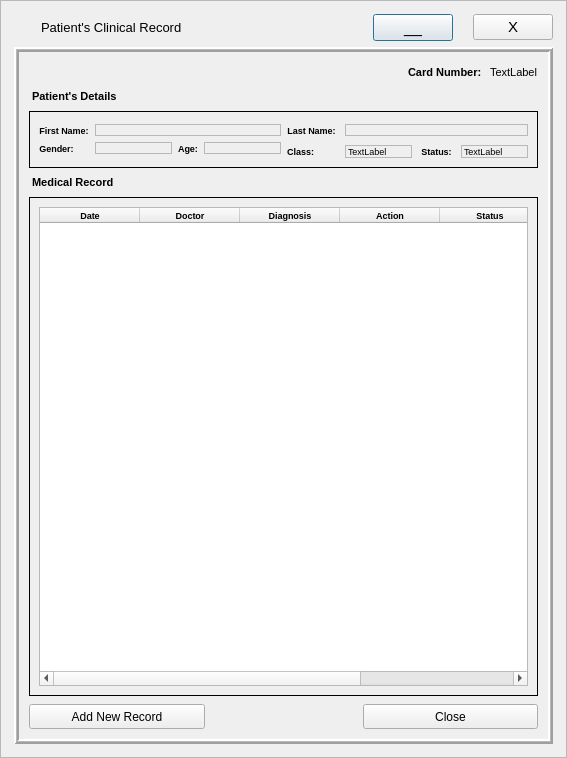
<?xml version="1.0" encoding="UTF-8"?>
<ui version="4.0">
 <class>ClinicalRecord</class>
 <widget class="QDialog" name="ClinicalRecord">
  <property name="geometry">
   <rect>
    <x>0</x>
    <y>0</y>
    <width>567</width>
    <height>758</height>
   </rect>
  </property>
  <property name="sizePolicy">
   <sizepolicy hsizetype="Fixed" vsizetype="Fixed">
    <horstretch>0</horstretch>
    <verstretch>0</verstretch>
   </sizepolicy>
  </property>
  <property name="windowTitle">
   <string>Patient's Record</string>
  </property>
  <layout class="QGridLayout" name="gridLayout">
   <property name="leftMargin">
    <number>0</number>
   </property>
   <property name="topMargin">
    <number>0</number>
   </property>
   <property name="rightMargin">
    <number>0</number>
   </property>
   <property name="bottomMargin">
    <number>0</number>
   </property>
   <property name="spacing">
    <number>0</number>
   </property>
   <item row="0" column="0">
    <widget class="QFrame" name="bgflayer">
     <property name="sizePolicy">
      <sizepolicy hsizetype="Preferred" vsizetype="Preferred">
       <horstretch>0</horstretch>
       <verstretch>0</verstretch>
      </sizepolicy>
     </property>
     <property name="cursor">
      <cursorShape>ArrowCursor</cursorShape>
     </property>
     <property name="mouseTracking">
      <bool>true</bool>
     </property>
     <property name="tabletTracking">
      <bool>true</bool>
     </property>
     <property name="focusPolicy">
      <enum>Qt::StrongFocus</enum>
     </property>
     <property name="autoFillBackground">
      <bool>false</bool>
     </property>
     <property name="frameShape">
      <enum>QFrame::StyledPanel</enum>
     </property>
     <property name="frameShadow">
      <enum>QFrame::Raised</enum>
     </property>
     <property name="lineWidth">
      <number>2</number>
     </property>
     <layout class="QVBoxLayout" name="verticalLayout">
      <property name="leftMargin">
       <number>13</number>
      </property>
      <property name="topMargin">
       <number>13</number>
      </property>
      <property name="rightMargin">
       <number>13</number>
      </property>
      <property name="bottomMargin">
       <number>13</number>
      </property>
      <item>
       <layout class="QHBoxLayout" name="horizontalLayout_2">
        <property name="spacing">
         <number>20</number>
        </property>
        <property name="leftMargin">
         <number>0</number>
        </property>
        <property name="rightMargin">
         <number>0</number>
        </property>
        <item>
         <widget class="QLabel" name="logo">
          <property name="text">
           <string/>
          </property>
          <property name="pixmap">
           <pixmap>_ui/Sefa logo2.png</pixmap>
          </property>
          <property name="scaledContents">
           <bool>true</bool>
          </property>
         </widget>
        </item>
        <item>
         <widget class="QLabel" name="bgflbl">
          <property name="sizePolicy">
           <sizepolicy hsizetype="Expanding" vsizetype="Preferred">
            <horstretch>0</horstretch>
            <verstretch>0</verstretch>
           </sizepolicy>
          </property>
          <property name="font">
           <font>
            <family>MS Shell Dlg 2</family>
            <pointsize>10</pointsize>
            <weight>50</weight>
            <bold>false</bold>
            <underline>false</underline>
           </font>
          </property>
          <property name="toolTip">
           <string>&lt;html&gt;&lt;head/&gt;&lt;body&gt;&lt;p&gt;Title: Clinical Records&lt;/p&gt;&lt;/body&gt;&lt;/html&gt;</string>
          </property>
          <property name="text">
           <string>Patient's Clinical Record</string>
          </property>
          <property name="alignment">
           <set>Qt::AlignLeading|Qt::AlignLeft|Qt::AlignVCenter</set>
          </property>
          <property name="margin">
           <number>5</number>
          </property>
         </widget>
        </item>
        <item>
         <widget class="QPushButton" name="miniBtn">
          <property name="font">
           <font>
            <family>Tahoma</family>
            <pointsize>12</pointsize>
           </font>
          </property>
          <property name="cursor">
           <cursorShape>PointingHandCursor</cursorShape>
          </property>
          <property name="toolTip">
           <string>&lt;html&gt;&lt;head/&gt;&lt;body&gt;&lt;p&gt;Click to minimize window&lt;/p&gt;&lt;/body&gt;&lt;/html&gt;</string>
          </property>
          <property name="autoFillBackground">
           <bool>true</bool>
          </property>
          <property name="text">
           <string>__</string>
          </property>
          <property name="flat">
           <bool>false</bool>
          </property>
         </widget>
        </item>
        <item>
         <widget class="QPushButton" name="exitBtn">
          <property name="font">
           <font>
            <family>Tahoma</family>
            <pointsize>11</pointsize>
           </font>
          </property>
          <property name="cursor">
           <cursorShape>PointingHandCursor</cursorShape>
          </property>
          <property name="mouseTracking">
           <bool>true</bool>
          </property>
          <property name="tabletTracking">
           <bool>true</bool>
          </property>
          <property name="toolTip">
           <string>&lt;html&gt;&lt;head/&gt;&lt;body&gt;&lt;p&gt;Click to exit app&lt;/p&gt;&lt;/body&gt;&lt;/html&gt;</string>
          </property>
          <property name="layoutDirection">
           <enum>Qt::LeftToRight</enum>
          </property>
          <property name="autoFillBackground">
           <bool>true</bool>
          </property>
          <property name="text">
           <string>X</string>
          </property>
          <property name="autoDefault">
           <bool>false</bool>
          </property>
          <property name="flat">
           <bool>false</bool>
          </property>
         </widget>
        </item>
       </layout>
      </item>
      <item>
       <widget class="QFrame" name="bgLayer">
        <property name="autoFillBackground">
         <bool>true</bool>
        </property>
        <property name="frameShape">
         <enum>QFrame::Box</enum>
        </property>
        <property name="frameShadow">
         <enum>QFrame::Raised</enum>
        </property>
        <property name="lineWidth">
         <number>2</number>
        </property>
        <property name="midLineWidth">
         <number>1</number>
        </property>
        <layout class="QVBoxLayout" name="verticalLayout_2">
         <property name="spacing">
          <number>8</number>
         </property>
         <property name="leftMargin">
          <number>10</number>
         </property>
         <property name="topMargin">
          <number>10</number>
         </property>
         <property name="rightMargin">
          <number>10</number>
         </property>
         <property name="bottomMargin">
          <number>10</number>
         </property>
         <item>
          <layout class="QHBoxLayout" name="horizontalLayout_5">
           <item>
            <spacer name="horizontalSpacer">
             <property name="orientation">
              <enum>Qt::Horizontal</enum>
             </property>
             <property name="sizeHint" stdset="0">
              <size>
               <width>40</width>
               <height>20</height>
              </size>
             </property>
            </spacer>
           </item>
           <item>
            <widget class="QLabel" name="label_10">
             <property name="font">
              <font>
               <family>Tahoma</family>
               <pointsize>8</pointsize>
               <weight>75</weight>
               <bold>true</bold>
              </font>
             </property>
             <property name="autoFillBackground">
              <bool>false</bool>
             </property>
             <property name="text">
              <string>Card Number:</string>
             </property>
            </widget>
           </item>
           <item>
            <widget class="QLabel" name="cardNum">
             <property name="font">
              <font>
               <family>Tahoma</family>
               <pointsize>8</pointsize>
              </font>
             </property>
             <property name="text">
              <string>TextLabel</string>
             </property>
            </widget>
           </item>
          </layout>
         </item>
         <item>
          <widget class="QLabel" name="label_4">
           <property name="font">
            <font>
             <family>MS Shell Dlg 2</family>
             <pointsize>8</pointsize>
             <weight>75</weight>
             <bold>true</bold>
            </font>
           </property>
           <property name="autoFillBackground">
            <bool>false</bool>
           </property>
           <property name="text">
            <string> Patient's Details</string>
           </property>
          </widget>
         </item>
         <item>
          <widget class="QFrame" name="frame_3">
           <property name="autoFillBackground">
            <bool>false</bool>
           </property>
           <property name="frameShape">
            <enum>QFrame::Panel</enum>
           </property>
           <property name="frameShadow">
            <enum>QFrame::Plain</enum>
           </property>
           <property name="lineWidth">
            <number>1</number>
           </property>
           <layout class="QHBoxLayout" name="horizontalLayout">
            <item>
             <layout class="QFormLayout" name="formLayout_2">
              <property name="topMargin">
               <number>3</number>
              </property>
              <item row="0" column="0">
               <widget class="QLabel" name="label_8">
                <property name="font">
                 <font>
                  <family>Tahoma</family>
                  <pointsize>7</pointsize>
                  <weight>75</weight>
                  <bold>true</bold>
                 </font>
                </property>
                <property name="text">
                 <string>First Name:</string>
                </property>
                <property name="alignment">
                 <set>Qt::AlignCenter</set>
                </property>
                <property name="wordWrap">
                 <bool>true</bool>
                </property>
                <property name="margin">
                 <number>6</number>
                </property>
               </widget>
              </item>
              <item row="0" column="1">
               <widget class="QLabel" name="fname">
                <property name="sizePolicy">
                 <sizepolicy hsizetype="Expanding" vsizetype="Preferred">
                  <horstretch>0</horstretch>
                  <verstretch>0</verstretch>
                 </sizepolicy>
                </property>
                <property name="font">
                 <font>
                  <family>Tahoma</family>
                  <pointsize>7</pointsize>
                 </font>
                </property>
                <property name="focusPolicy">
                 <enum>Qt::StrongFocus</enum>
                </property>
                <property name="autoFillBackground">
                 <bool>false</bool>
                </property>
                <property name="frameShape">
                 <enum>QFrame::StyledPanel</enum>
                </property>
                <property name="text">
                 <string/>
                </property>
                <property name="margin">
                 <number>2</number>
                </property>
               </widget>
              </item>
              <item row="1" column="0">
               <widget class="QLabel" name="label_5">
                <property name="font">
                 <font>
                  <family>Tahoma</family>
                  <pointsize>7</pointsize>
                  <weight>75</weight>
                  <bold>true</bold>
                 </font>
                </property>
                <property name="text">
                 <string>Gender:</string>
                </property>
                <property name="alignment">
                 <set>Qt::AlignCenter</set>
                </property>
                <property name="wordWrap">
                 <bool>true</bool>
                </property>
                <property name="margin">
                 <number>6</number>
                </property>
                <property name="indent">
                 <number>2</number>
                </property>
                <property name="openExternalLinks">
                 <bool>false</bool>
                </property>
               </widget>
              </item>
              <item row="1" column="1">
               <layout class="QHBoxLayout" name="horizontalLayout_4">
                <item>
                 <widget class="QLabel" name="gender">
                  <property name="sizePolicy">
                   <sizepolicy hsizetype="Expanding" vsizetype="Preferred">
                    <horstretch>0</horstretch>
                    <verstretch>0</verstretch>
                   </sizepolicy>
                  </property>
                  <property name="font">
                   <font>
                    <family>Tahoma</family>
                    <pointsize>7</pointsize>
                   </font>
                  </property>
                  <property name="autoFillBackground">
                   <bool>false</bool>
                  </property>
                  <property name="frameShape">
                   <enum>QFrame::StyledPanel</enum>
                  </property>
                  <property name="text">
                   <string/>
                  </property>
                  <property name="margin">
                   <number>2</number>
                  </property>
                 </widget>
                </item>
                <item>
                 <widget class="QLabel" name="label_6">
                  <property name="font">
                   <font>
                    <family>Tahoma</family>
                    <pointsize>7</pointsize>
                    <weight>75</weight>
                    <bold>true</bold>
                   </font>
                  </property>
                  <property name="text">
                   <string>Age:</string>
                  </property>
                  <property name="alignment">
                   <set>Qt::AlignCenter</set>
                  </property>
                  <property name="wordWrap">
                   <bool>true</bool>
                  </property>
                  <property name="margin">
                   <number>6</number>
                  </property>
                 </widget>
                </item>
                <item>
                 <widget class="QLabel" name="age">
                  <property name="sizePolicy">
                   <sizepolicy hsizetype="Expanding" vsizetype="Preferred">
                    <horstretch>0</horstretch>
                    <verstretch>0</verstretch>
                   </sizepolicy>
                  </property>
                  <property name="font">
                   <font>
                    <family>Tahoma</family>
                    <pointsize>7</pointsize>
                   </font>
                  </property>
                  <property name="autoFillBackground">
                   <bool>false</bool>
                  </property>
                  <property name="frameShape">
                   <enum>QFrame::StyledPanel</enum>
                  </property>
                  <property name="text">
                   <string/>
                  </property>
                  <property name="margin">
                   <number>2</number>
                  </property>
                 </widget>
                </item>
               </layout>
              </item>
             </layout>
            </item>
            <item>
             <layout class="QFormLayout" name="formLayout">
              <property name="horizontalSpacing">
               <number>9</number>
              </property>
              <property name="verticalSpacing">
               <number>9</number>
              </property>
              <property name="topMargin">
               <number>3</number>
              </property>
              <item row="0" column="0">
               <widget class="QLabel" name="label_9">
                <property name="font">
                 <font>
                  <family>Tahoma</family>
                  <pointsize>7</pointsize>
                  <weight>75</weight>
                  <bold>true</bold>
                 </font>
                </property>
                <property name="text">
                 <string>Last Name:</string>
                </property>
                <property name="alignment">
                 <set>Qt::AlignCenter</set>
                </property>
                <property name="wordWrap">
                 <bool>true</bool>
                </property>
                <property name="margin">
                 <number>6</number>
                </property>
               </widget>
              </item>
              <item row="0" column="1">
               <widget class="QLabel" name="lname">
                <property name="sizePolicy">
                 <sizepolicy hsizetype="Expanding" vsizetype="Preferred">
                  <horstretch>0</horstretch>
                  <verstretch>0</verstretch>
                 </sizepolicy>
                </property>
                <property name="font">
                 <font>
                  <family>Tahoma</family>
                  <pointsize>7</pointsize>
                 </font>
                </property>
                <property name="autoFillBackground">
                 <bool>false</bool>
                </property>
                <property name="frameShape">
                 <enum>QFrame::StyledPanel</enum>
                </property>
                <property name="text">
                 <string/>
                </property>
                <property name="margin">
                 <number>2</number>
                </property>
               </widget>
              </item>
              <item row="1" column="0">
               <widget class="QLabel" name="label_7">
                <property name="font">
                 <font>
                  <family>Tahoma</family>
                  <pointsize>7</pointsize>
                  <weight>75</weight>
                  <bold>true</bold>
                 </font>
                </property>
                <property name="text">
                 <string>Class:</string>
                </property>
                <property name="alignment">
                 <set>Qt::AlignCenter</set>
                </property>
                <property name="wordWrap">
                 <bool>true</bool>
                </property>
                <property name="margin">
                 <number>6</number>
                </property>
               </widget>
              </item>
              <item row="1" column="1">
               <layout class="QHBoxLayout" name="horizontalLayout_7">
                <item>
                 <widget class="QLabel" name="pclass">
                  <property name="sizePolicy">
                   <sizepolicy hsizetype="Expanding" vsizetype="Preferred">
                    <horstretch>0</horstretch>
                    <verstretch>0</verstretch>
                   </sizepolicy>
                  </property>
                  <property name="font">
                   <font>
                    <family>Tahoma</family>
                    <pointsize>7</pointsize>
                   </font>
                  </property>
                  <property name="autoFillBackground">
                   <bool>false</bool>
                  </property>
                  <property name="frameShape">
                   <enum>QFrame::StyledPanel</enum>
                  </property>
                  <property name="text">
                   <string>TextLabel</string>
                  </property>
                  <property name="margin">
                   <number>2</number>
                  </property>
                 </widget>
                </item>
                <item>
                 <widget class="QLabel" name="label_2">
                  <property name="sizePolicy">
                   <sizepolicy hsizetype="Preferred" vsizetype="Preferred">
                    <horstretch>0</horstretch>
                    <verstretch>0</verstretch>
                   </sizepolicy>
                  </property>
                  <property name="font">
                   <font>
                    <family>Tahoma</family>
                    <pointsize>7</pointsize>
                    <weight>75</weight>
                    <bold>true</bold>
                   </font>
                  </property>
                  <property name="text">
                   <string>Status:</string>
                  </property>
                  <property name="alignment">
                   <set>Qt::AlignCenter</set>
                  </property>
                  <property name="margin">
                   <number>0</number>
                  </property>
                 </widget>
                </item>
                <item>
                 <widget class="QLabel" name="status">
                  <property name="sizePolicy">
                   <sizepolicy hsizetype="Expanding" vsizetype="Preferred">
                    <horstretch>0</horstretch>
                    <verstretch>0</verstretch>
                   </sizepolicy>
                  </property>
                  <property name="font">
                   <font>
                    <family>Tahoma</family>
                    <pointsize>7</pointsize>
                   </font>
                  </property>
                  <property name="autoFillBackground">
                   <bool>false</bool>
                  </property>
                  <property name="frameShape">
                   <enum>QFrame::StyledPanel</enum>
                  </property>
                  <property name="text">
                   <string>TextLabel</string>
                  </property>
                  <property name="margin">
                   <number>2</number>
                  </property>
                 </widget>
                </item>
               </layout>
              </item>
             </layout>
            </item>
           </layout>
          </widget>
         </item>
         <item>
          <widget class="QLabel" name="label_3">
           <property name="font">
            <font>
             <family>MS Shell Dlg 2</family>
             <pointsize>8</pointsize>
             <weight>75</weight>
             <bold>true</bold>
            </font>
           </property>
           <property name="autoFillBackground">
            <bool>false</bool>
           </property>
           <property name="text">
            <string> Medical Record</string>
           </property>
          </widget>
         </item>
         <item>
          <widget class="QFrame" name="bgftable">
           <property name="font">
            <font>
             <family>MS Shell Dlg 2</family>
             <pointsize>8</pointsize>
             <weight>75</weight>
             <bold>true</bold>
            </font>
           </property>
           <property name="autoFillBackground">
            <bool>false</bool>
           </property>
           <property name="frameShape">
            <enum>QFrame::Panel</enum>
           </property>
           <property name="frameShadow">
            <enum>QFrame::Plain</enum>
           </property>
           <property name="lineWidth">
            <number>1</number>
           </property>
           <layout class="QGridLayout" name="gridLayout_2">
            <item row="1" column="0">
             <widget class="QTableWidget" name="table">
              <property name="font">
               <font>
                <family>Segoe UI</family>
                <pointsize>7</pointsize>
                <weight>75</weight>
                <bold>true</bold>
               </font>
              </property>
              <property name="mouseTracking">
               <bool>true</bool>
              </property>
              <property name="tabletTracking">
               <bool>true</bool>
              </property>
              <property name="autoFillBackground">
               <bool>true</bool>
              </property>
              <property name="frameShape">
               <enum>QFrame::StyledPanel</enum>
              </property>
              <property name="frameShadow">
               <enum>QFrame::Plain</enum>
              </property>
              <property name="lineWidth">
               <number>1</number>
              </property>
              <property name="midLineWidth">
               <number>0</number>
              </property>
              <property name="autoScrollMargin">
               <number>36</number>
              </property>
              <property name="editTriggers">
               <set>QAbstractItemView::NoEditTriggers</set>
              </property>
              <property name="alternatingRowColors">
               <bool>true</bool>
              </property>
              <property name="selectionMode">
               <enum>QAbstractItemView::SingleSelection</enum>
              </property>
              <property name="selectionBehavior">
               <enum>QAbstractItemView::SelectRows</enum>
              </property>
              <property name="textElideMode">
               <enum>Qt::ElideMiddle</enum>
              </property>
              <property name="horizontalScrollMode">
               <enum>QAbstractItemView::ScrollPerItem</enum>
              </property>
              <property name="wordWrap">
               <bool>true</bool>
              </property>
              <property name="cornerButtonEnabled">
               <bool>true</bool>
              </property>
              <property name="rowCount">
               <number>0</number>
              </property>
              <property name="columnCount">
               <number>6</number>
              </property>
              <attribute name="horizontalHeaderVisible">
               <bool>true</bool>
              </attribute>
              <attribute name="horizontalHeaderCascadingSectionResizes">
               <bool>true</bool>
              </attribute>
              <attribute name="horizontalHeaderShowSortIndicator" stdset="0">
               <bool>true</bool>
              </attribute>
              <attribute name="horizontalHeaderStretchLastSection">
               <bool>true</bool>
              </attribute>
              <attribute name="verticalHeaderVisible">
               <bool>true</bool>
              </attribute>
              <attribute name="verticalHeaderCascadingSectionResizes">
               <bool>true</bool>
              </attribute>
              <attribute name="verticalHeaderShowSortIndicator" stdset="0">
               <bool>true</bool>
              </attribute>
              <attribute name="verticalHeaderStretchLastSection">
               <bool>false</bool>
              </attribute>
              <column>
               <property name="text">
                <string>Date</string>
               </property>
              </column>
              <column>
               <property name="text">
                <string>Doctor</string>
               </property>
              </column>
              <column>
               <property name="text">
                <string>Diagnosis</string>
               </property>
              </column>
              <column>
               <property name="text">
                <string>Action</string>
               </property>
              </column>
              <column>
               <property name="text">
                <string>Status</string>
               </property>
              </column>
              <column>
               <property name="text">
                <string/>
               </property>
              </column>
             </widget>
            </item>
           </layout>
          </widget>
         </item>
         <item>
          <layout class="QHBoxLayout" name="horizontalLayout_3">
           <item>
            <widget class="QPushButton" name="addNewBtn">
             <property name="minimumSize">
              <size>
               <width>50</width>
               <height>25</height>
              </size>
             </property>
             <property name="cursor">
              <cursorShape>PointingHandCursor</cursorShape>
             </property>
             <property name="toolTip">
              <string>&lt;html&gt;&lt;head/&gt;&lt;body&gt;&lt;p&gt;Click to add new record&lt;/p&gt;&lt;/body&gt;&lt;/html&gt;</string>
             </property>
             <property name="autoFillBackground">
              <bool>true</bool>
             </property>
             <property name="text">
              <string>Add New Record</string>
             </property>
            </widget>
           </item>
           <item>
            <spacer name="horizontalSpacer_3">
             <property name="orientation">
              <enum>Qt::Horizontal</enum>
             </property>
             <property name="sizeType">
              <enum>QSizePolicy::Fixed</enum>
             </property>
             <property name="sizeHint" stdset="0">
              <size>
               <width>150</width>
               <height>20</height>
              </size>
             </property>
            </spacer>
           </item>
           <item>
            <widget class="QPushButton" name="closeBtn">
             <property name="minimumSize">
              <size>
               <width>50</width>
               <height>25</height>
              </size>
             </property>
             <property name="cursor">
              <cursorShape>PointingHandCursor</cursorShape>
             </property>
             <property name="mouseTracking">
              <bool>true</bool>
             </property>
             <property name="tabletTracking">
              <bool>true</bool>
             </property>
             <property name="toolTip">
              <string>&lt;html&gt;&lt;head/&gt;&lt;body&gt;&lt;p&gt;Click to close record&lt;/p&gt;&lt;/body&gt;&lt;/html&gt;</string>
             </property>
             <property name="autoFillBackground">
              <bool>true</bool>
             </property>
             <property name="text">
              <string>Close</string>
             </property>
            </widget>
           </item>
          </layout>
         </item>
        </layout>
       </widget>
      </item>
     </layout>
    </widget>
   </item>
  </layout>
 </widget>
 <resources/>
 <connections/>
</ui>
